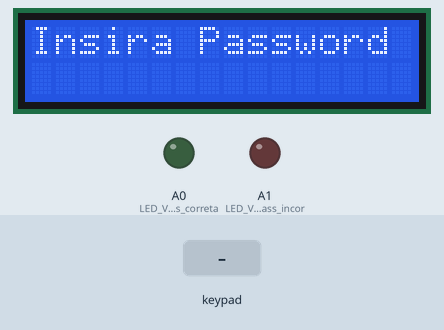
Simulated run of this sketch. Board: Arduino Uno, built with avr-gcc and run on an emulated ATmega328P. Parts: 16×2 character LCD, output pins drawn as LEDs (lit = HIGH). The inputs (shaded band) are chosen by the test bench.

Above: at 1.2 s.
1.3 s: keypad keys 7 6 5 4 pressed 0.4 s apart
At 4.2 s:
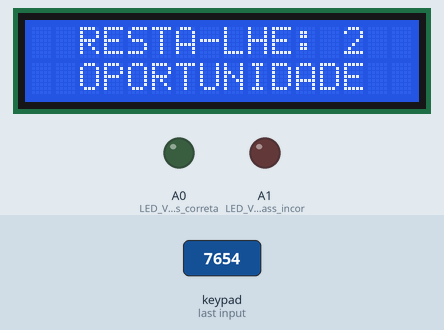
4.4 s: keypad keys 7 6 5 4 # pressed 0.4 s apart
At 9.1 s:
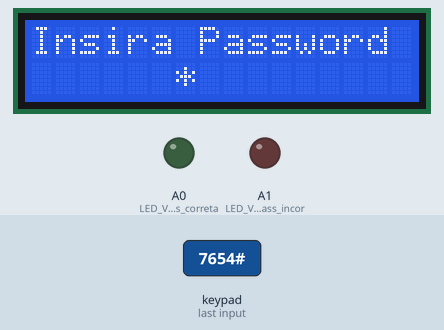
9.4 s: keypad keys 7 6 5 4 * pressed 0.4 s apart
At 11.0 s:
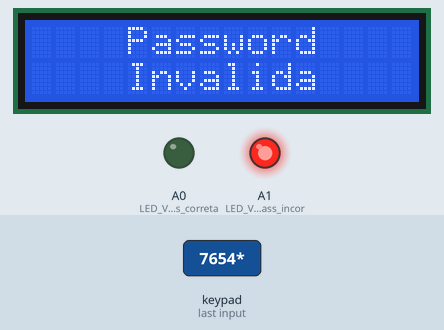
Timing chart, 0 to 20.4 s (numbered marks = the images above; inputs shaded):
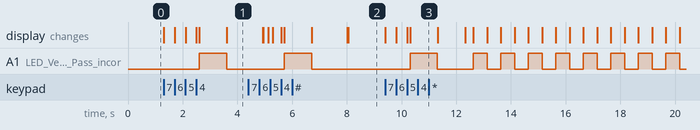

Measured:
- after the input at 1.3 s, A1 (LED_Vermelho_-_Pass_incor): LOW → HIGH after 1.3 s, → LOW 1.0 s later; the display: first changes at once (image 1 shows a later state)
- after the input at 4.4 s, A1 (LED_Vermelho_-_Pass_incor): LOW → HIGH after 1.3 s, → LOW 1.0 s later; the display: first differs from a run without the input after 0.55 s (image 2)
- after the input at 9.4 s, A1 (LED_Vermelho_-_Pass_incor): goes HIGH 1.0 s, LOW 1.3 s, 7 × (HIGH 0.50 s, LOW 0.50 s), HIGH 0.50 s, then LOW, starting after 0.91 s; the display: first changes at once (image 3 shows a later state)

The sketch:

valid_codelock.ino
```cpp
#include <LiquidCrystal.h>
#include <Keypad.h>
int a=0, b=0, c=0, d=0;//Inteiros que vão armazenar a password
int var=0; //Variavel auxialiar para o switch
int C1=1,C2=2,C3=3,C4=4;//Definição da password
char f='*';  //Caracter para esconder o carcater original
int vezes=0,incorrecto=0; //Segurança de apenas 3 tentativas.
int aviso=3; //Aviso para saber em quantas tentativas vai
const byte filas = 4; //numero de filas.
const byte columnas = 4; //numero de colunas.
char tecla[filas][columnas] = {
  {'1','2','3','A'},
  {'4','5','6','B'},
  {'7','8','9','C'},
  {'*','0','#','D'}
};
byte pinFilas[filas] = {7, 6, 5, 4}; //declaração dos pinos ligados as filas
byte pinColumnas[columnas] = {3, 2, 1, 0}; //declaração dos pinos ligados as colunas

Keypad keypad = Keypad( makeKeymap(tecla), pinFilas, pinColumnas, filas, columnas );
LiquidCrystal lcd(8,9,10,11,12,13); //D7,D6,D4,E,RS
void setup(){
  lcd.begin(16,2); //LCD (16 COLUNAS e 2 FILAS)
  pinMode(A0,OUTPUT); //LED Verde - Pass correta
  pinMode(A1,OUTPUT); //LED Vermelho - Pass incorreta
}

void loop(){
  char key = keypad.getKey();
  if (key){
   lcd.setCursor(6+var,1);
   lcd.print(key),lcd.setCursor(6+var,1),lcd.print(f);//imprimir o caracter * no lcd
   key=key-48; //converção de char em inteiros
   var++; //incremento da auxiliar para armazenar todos os casos no switch
   switch(var){
    case 1:
    a=key; //armazenar o primeiro digito para a contrasenha
    break;
    case 2:
    b=key; //armazenar o segundo digito para a contrasenha
    break;
    case 3:
    c=key; //armazenar o terceiro digito para a contrasenha
    break;
    case 4:
    d=key; //armazenar o quarto digito para a contrasenha
   delay(100);
  if(a==C1 && b==C2 && c==C3 && d==C4){//se a,b,c,d forem iguais ao declarado em cima na pass entao
    lcd.clear();
    lcd.setCursor(4,0);
    lcd.print("Password");
    lcd.setCursor(5,1);
    lcd.print("Valida");
    digitalWrite(A0,HIGH);//LED Verde acende
    delay(1000); //fica ligado durante 1segundo
    lcd.clear();
    digitalWrite(A0,LOW);//LED Verde desliga
    }
  else{
    lcd.clear();
    lcd.setCursor(4,0);
    lcd.print("Password");
    lcd.setCursor(4,1);
    lcd.print("Invalida");
    digitalWrite(A1,HIGH); //LED Vermelho acende
    delay(1000); //fica ligado durante 1segundo
    lcd.clear();
    digitalWrite(A1,LOW); //Led vermelho desliga
    }
//------Segurança das tres falhas-------------------//

  if(a==C1 && b==C2 && c==C3 && d==C4){
      vezes=0;//Se for correto, a variavel vezes não altera
      aviso=3;//E a variavel aviso manten-se no 3
    }
  else{
      vezes ++; //acrescenta-se 1 valor a variavel vezes
      aviso --; //decrementa-se 1 valor a variavel aviso. até atingir o 0
      lcd.setCursor(2,0);
      lcd.print("RESTA-LHE: ");
      lcd.setCursor(13,0);
      lcd.print(aviso); //imprime o numero de oportunidades restantes
      lcd.setCursor(2,1);
      lcd.print("OPORTUNIDADE");
      delay(1000);
       if(aviso==0){
          lcd.clear();
          lcd.setCursor(5,0);
          lcd.print("ALARME");
          lcd.setCursor(4,1);
          lcd.print("ATIVADO");
        }
      delay(300);lcd.clear();
      }

  while(vezes>=3){ //quando atingir as 3 vezes erradas, vai aparecer a piscar a mensagem
      lcd.setCursor(1,0),lcd.print("Alerta Policia");
      lcd.setCursor(4,1),lcd.print("Intrusos");
      digitalWrite(A1,HIGH); //acende o led vermelho
      delay(500);
      lcd.clear();
      digitalWrite(A1,LOW);
      delay(500);
  }

   var=0;
   lcd.clear();

  break;//termina
  }

 }
 if(!key){lcd.setCursor(0,0),lcd.print("Insira Password");}//mensagem de inicio

  delay(2);
}
```
